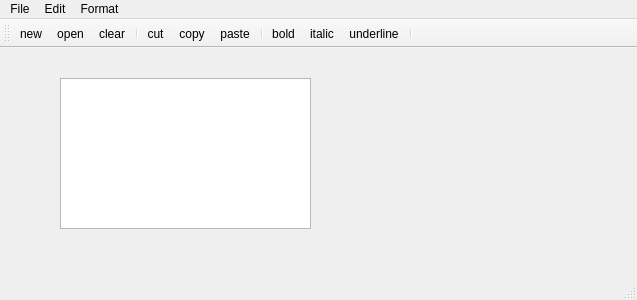
<?xml version="1.0" encoding="UTF-8"?>
<ui version="4.0">
 <class>QWMainWind</class>
 <widget class="QMainWindow" name="QWMainWind">
  <property name="geometry">
   <rect>
    <x>0</x>
    <y>0</y>
    <width>637</width>
    <height>300</height>
   </rect>
  </property>
  <property name="windowTitle">
   <string>QWMainWind</string>
  </property>
  <widget class="QWidget" name="centralWidget">
   <widget class="QTextEdit" name="textEdit">
    <property name="geometry">
     <rect>
      <x>60</x>
      <y>30</y>
      <width>251</width>
      <height>151</height>
     </rect>
    </property>
   </widget>
  </widget>
  <widget class="QMenuBar" name="menuBar">
   <property name="geometry">
    <rect>
     <x>0</x>
     <y>0</y>
     <width>637</width>
     <height>22</height>
    </rect>
   </property>
   <widget class="QMenu" name="menuFile">
    <property name="title">
     <string>File</string>
    </property>
    <addaction name="actNew"/>
    <addaction name="actOpen"/>
    <addaction name="separator"/>
    <addaction name="actClose"/>
   </widget>
   <widget class="QMenu" name="menuEdit">
    <property name="title">
     <string>Edit</string>
    </property>
    <addaction name="actCut"/>
    <addaction name="actCopy"/>
    <addaction name="actPaste"/>
    <addaction name="separator"/>
    <addaction name="actClear"/>
   </widget>
   <widget class="QMenu" name="menuFormat">
    <property name="title">
     <string>Format</string>
    </property>
    <addaction name="actFontBold"/>
    <addaction name="actFontItalic"/>
    <addaction name="actFontUnderline"/>
    <addaction name="separator"/>
    <addaction name="actToolbarShowText"/>
   </widget>
   <addaction name="menuFile"/>
   <addaction name="menuEdit"/>
   <addaction name="menuFormat"/>
  </widget>
  <widget class="QToolBar" name="mainToolBar">
   <attribute name="toolBarArea">
    <enum>TopToolBarArea</enum>
   </attribute>
   <attribute name="toolBarBreak">
    <bool>false</bool>
   </attribute>
   <addaction name="actNew"/>
   <addaction name="actOpen"/>
   <addaction name="actClear"/>
   <addaction name="separator"/>
   <addaction name="actCut"/>
   <addaction name="actCopy"/>
   <addaction name="actPaste"/>
   <addaction name="separator"/>
   <addaction name="actFontBold"/>
   <addaction name="actFontItalic"/>
   <addaction name="actFontUnderline"/>
   <addaction name="separator"/>
  </widget>
  <widget class="QStatusBar" name="statusBar"/>
  <action name="actOpen">
   <property name="icon">
    <iconset resource="res.qrc">
     <normaloff>:/images/images/open3.bmp</normaloff>:/images/images/open3.bmp</iconset>
   </property>
   <property name="text">
    <string>open...</string>
   </property>
   <property name="toolTip">
    <string>open file</string>
   </property>
   <property name="shortcut">
    <string>Ctrl+O</string>
   </property>
  </action>
  <action name="actClose">
   <property name="icon">
    <iconset resource="res.qrc">
     <normaloff>:/images/images/exit.bmp</normaloff>:/images/images/exit.bmp</iconset>
   </property>
   <property name="text">
    <string>close</string>
   </property>
   <property name="toolTip">
    <string>close file</string>
   </property>
  </action>
  <action name="actNew">
   <property name="icon">
    <iconset resource="res.qrc">
     <normaloff>:/images/images/new2.bmp</normaloff>:/images/images/new2.bmp</iconset>
   </property>
   <property name="text">
    <string>new</string>
   </property>
   <property name="toolTip">
    <string>new file</string>
   </property>
   <property name="shortcut">
    <string>Ctrl+N</string>
   </property>
  </action>
  <action name="actCut">
   <property name="icon">
    <iconset resource="res.qrc">
     <normaloff>:/images/images/cut.bmp</normaloff>:/images/images/cut.bmp</iconset>
   </property>
   <property name="text">
    <string>cut</string>
   </property>
   <property name="shortcut">
    <string>Ctrl+X</string>
   </property>
  </action>
  <action name="actCopy">
   <property name="icon">
    <iconset resource="res.qrc">
     <normaloff>:/images/images/120.bmp</normaloff>:/images/images/120.bmp</iconset>
   </property>
   <property name="text">
    <string>copy</string>
   </property>
   <property name="shortcut">
    <string>Ctrl+C</string>
   </property>
  </action>
  <action name="actPaste">
   <property name="icon">
    <iconset resource="res.qrc">
     <normaloff>:/images/images/paste.bmp</normaloff>:/images/images/paste.bmp</iconset>
   </property>
   <property name="text">
    <string>paste</string>
   </property>
   <property name="shortcut">
    <string>Ctrl+V</string>
   </property>
  </action>
  <action name="actClear">
   <property name="icon">
    <iconset resource="res.qrc">
     <normaloff>:/images/images/103.bmp</normaloff>:/images/images/103.bmp</iconset>
   </property>
   <property name="text">
    <string>clear</string>
   </property>
  </action>
  <action name="actFontItalic">
   <property name="checkable">
    <bool>true</bool>
   </property>
   <property name="icon">
    <iconset resource="res.qrc">
     <normaloff>:/images/images/ITL.BMP</normaloff>:/images/images/ITL.BMP</iconset>
   </property>
   <property name="text">
    <string>italic</string>
   </property>
   <property name="toolTip">
    <string>italic Font</string>
   </property>
  </action>
  <action name="actFontUnderline">
   <property name="checkable">
    <bool>true</bool>
   </property>
   <property name="icon">
    <iconset resource="res.qrc">
     <normaloff>:/images/images/UNDRLN.BMP</normaloff>:/images/images/UNDRLN.BMP</iconset>
   </property>
   <property name="text">
    <string>underline</string>
   </property>
   <property name="toolTip">
    <string>underline font</string>
   </property>
  </action>
  <action name="actToolbarShowText">
   <property name="checkable">
    <bool>true</bool>
   </property>
   <property name="text">
    <string>show toolbar text</string>
   </property>
  </action>
  <action name="actFontBold">
   <property name="checkable">
    <bool>true</bool>
   </property>
   <property name="icon">
    <iconset resource="res.qrc">
     <normaloff>:/images/images/BLD.BMP</normaloff>:/images/images/BLD.BMP</iconset>
   </property>
   <property name="text">
    <string>bold</string>
   </property>
   <property name="toolTip">
    <string>bold</string>
   </property>
  </action>
 </widget>
 <layoutdefault spacing="6" margin="11"/>
 <resources>
  <include location="res.qrc"/>
 </resources>
 <connections>
  <connection>
   <sender>actPaste</sender>
   <signal>triggered()</signal>
   <receiver>textEdit</receiver>
   <slot>paste()</slot>
   <hints>
    <hint type="sourcelabel">
     <x>-1</x>
     <y>-1</y>
    </hint>
    <hint type="destinationlabel">
     <x>185</x>
     <y>166</y>
    </hint>
   </hints>
  </connection>
  <connection>
   <sender>actCut</sender>
   <signal>triggered()</signal>
   <receiver>textEdit</receiver>
   <slot>cut()</slot>
   <hints>
    <hint type="sourcelabel">
     <x>-1</x>
     <y>-1</y>
    </hint>
    <hint type="destinationlabel">
     <x>185</x>
     <y>166</y>
    </hint>
   </hints>
  </connection>
  <connection>
   <sender>actCopy</sender>
   <signal>triggered()</signal>
   <receiver>textEdit</receiver>
   <slot>copy()</slot>
   <hints>
    <hint type="sourcelabel">
     <x>-1</x>
     <y>-1</y>
    </hint>
    <hint type="destinationlabel">
     <x>185</x>
     <y>166</y>
    </hint>
   </hints>
  </connection>
  <connection>
   <sender>actClear</sender>
   <signal>triggered()</signal>
   <receiver>textEdit</receiver>
   <slot>clear()</slot>
   <hints>
    <hint type="sourcelabel">
     <x>-1</x>
     <y>-1</y>
    </hint>
    <hint type="destinationlabel">
     <x>185</x>
     <y>166</y>
    </hint>
   </hints>
  </connection>
  <connection>
   <sender>actClose</sender>
   <signal>triggered()</signal>
   <receiver>QWMainWind</receiver>
   <slot>close()</slot>
   <hints>
    <hint type="sourcelabel">
     <x>-1</x>
     <y>-1</y>
    </hint>
    <hint type="destinationlabel">
     <x>199</x>
     <y>149</y>
    </hint>
   </hints>
  </connection>
 </connections>
</ui>
